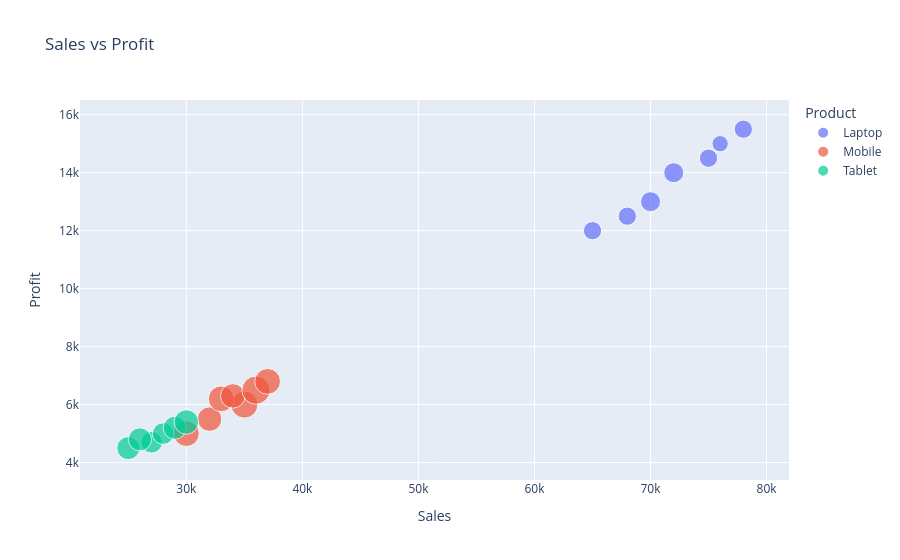

Write notebook code for a chart like this one.
### Code cell
#Scatter Plot – Sales vs Profit

fig = px.scatter(
    df,
    x="Sales",
    y="Profit",
    color="Product",
    size="Quantity",
    title="Sales vs Profit",
    hover_data=["City"]
)

fig.show()

### Figure 1 — Plotly figure (JSON) as saved in the notebook; plotly's stock layout.template omitted (floating-point values rounded to 4 significant figures)
{"data": [{"customdata": [["Delhi"], ["Delhi"], ["Delhi"], ["Delhi"], ["Delhi"], ["Delhi"], ["Delhi"]], "hovertemplate": "Product=Laptop<br>Sales=%{x}<br>Profit=%{y}<br>Quantity=%{marker.size}<br>City=%{customdata[0]}<extra></extra>", "legendgroup": "Laptop", "marker": {"color": "#636efa", "size": [5, 6, 5, 6, 5, 4, 5], "sizemode": "area", "sizeref": 0.03, "symbol": "circle"}, "mode": "markers", "name": "Laptop", "orientation": "v", "showlegend": true, "type": "scatter", "x": [65000, 70000, 68000, 72000, 75000, 76000, 78000], "xaxis": "x", "y": [12000, 13000, 12500, 14000, 14500, 15000, 15500], "yaxis": "y"}, {"customdata": [["Mumbai"], ["Lucknow"], ["Lucknow"], ["Lucknow"], ["Lucknow"], ["Lucknow"], ["Lucknow"]], "hovertemplate": "Product=Mobile<br>Sales=%{x}<br>Profit=%{y}<br>Quantity=%{marker.size}<br>City=%{customdata[0]}<extra></extra>", "legendgroup": "Mobile", "marker": {"color": "#EF553B", "size": [10, 9, 11, 10, 9, 12, 10], "sizemode": "area", "sizeref": 0.03, "symbol": "circle"}, "mode": "markers", "name": "Mobile", "orientation": "v", "showlegend": true, "type": "scatter", "x": [30000, 32000, 35000, 33000, 34000, 36000, 37000], "xaxis": "x", "y": [5000, 5500, 6000, 6200, 6300, 6500, 6800], "yaxis": "y"}, {"customdata": [["Lucknow"], ["Mumbai"], ["Mumbai"], ["Mumbai"], ["Mumbai"], ["Mumbai"]], "hovertemplate": "Product=Tablet<br>Sales=%{x}<br>Profit=%{y}<br>Quantity=%{marker.size}<br>City=%{customdata[0]}<extra></extra>", "legendgroup": "Tablet", "marker": {"color": "#00cc96", "size": [8, 7, 8, 7, 8, 9], "sizemode": "area", "sizeref": 0.03, "symbol": "circle"}, "mode": "markers", "name": "Tablet", "orientation": "v", "showlegend": true, "type": "scatter", "x": [25000, 27000, 26000, 28000, 29000, 30000], "xaxis": "x", "y": [4500, 4700, 4800, 5000, 5200, 5400], "yaxis": "y"}], "layout": {"legend": {"itemsizing": "constant", "title": {"text": "Product"}, "tracegroupgap": 0}, "title": {"text": "Sales vs Profit"}, "xaxis": {"anchor": "y", "domain": [0, 1], "title": {"text": "Sales"}}, "yaxis": {"anchor": "x", "domain": [0, 1], "title": {"text": "Profit"}}}}
